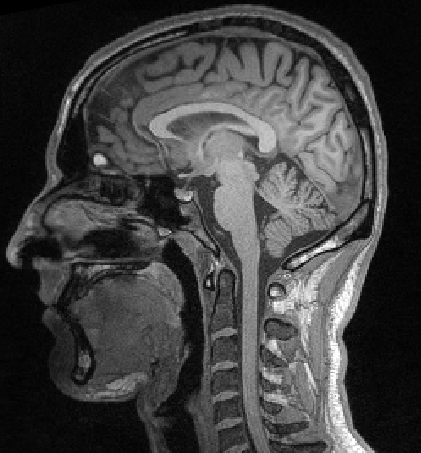
#> input picture images/brain.png, 421 x 453 px, found by its file name
$ jupyter execute --allow-errors laplacian.ipynb
#> lines starting #> are read from the running program, lines starting #| are printed output that depends on the picture
<a href="https://colab.research.google.com/github/jcohenadad/ELE8812-signal-processing/blob/main/notebooks/laplacian.ipynb" target="_parent"></a>

# Edge detection using Laplacian method

In this example we detect edges from an image by applying the Laplacian (2nd derivatives) followed by zero-crossing detection.

[cell 1]
import matplotlib.pyplot  as plt
from skimage import io
import skimage.filters

# Fetch image from the internet
image = io.imread('https://raw.githubusercontent.com/jcohenadad/ELE8812-signal-processing/main/images/brain.png')
#> image is the input picture: shape (453, 421); min 0, max 255, mean 64.2

plt.imshow(image, cmap='gray')
plt.axis('off')
plt.show()

[cell 2]
# Compute the Laplacian
print(skimage.__version__)
# im_lapl_s3 = skimage.filters. (image, 2, 10)
im_lapl_s30 = skimage.filters.laplace(image, ksize=300)
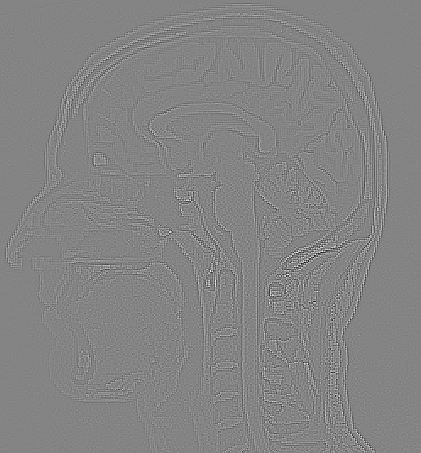
#> im_lapl_s30: shape (453, 421) float64; min -1.24, max 1.15, mean -4.98e-19; drawn with min black and max white

fig, axes = plt.subplots(1, 2, figsize=(16, 8))
#> (the rest of this cell did not finish here and is left out)
